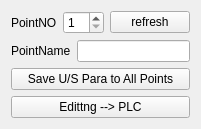
       <widget class="QWidget" name="layoutWidget_3">
        <property name="geometry">
         <rect>
          <x>0</x>
          <y>2</y>
          <width>182</width>
          <height>113</height>
         </rect>
        </property>
        <layout class="QVBoxLayout" name="verticalLayout_7">
         <item>
          <layout class="QHBoxLayout" name="horizontalLayout_17">
           <item>
            <widget class="QLabel" name="label_35">
             <property name="maximumSize">
              <size>
               <width>100</width>
               <height>30</height>
              </size>
             </property>
             <property name="font">
              <font>
               <pointsize>9</pointsize>
              </font>
             </property>
             <property name="text">
              <string>PointNO</string>
             </property>
            </widget>
           </item>
           <item>
            <widget class="QSpinBox" name="spinBox_PointNO_pointPara">
             <property name="sizePolicy">
              <sizepolicy hsizetype="Fixed" vsizetype="Fixed">
               <horstretch>0</horstretch>
               <verstretch>0</verstretch>
              </sizepolicy>
             </property>
             <property name="minimum">
              <number>1</number>
             </property>
             <property name="maximum">
              <number>16</number>
             </property>
            </widget>
           </item>
           <item>
            <widget class="QPushButton" name="btn_getPointPara">
             <property name="enabled">
              <bool>true</bool>
             </property>
             <property name="sizePolicy">
              <sizepolicy hsizetype="Fixed" vsizetype="Fixed">
               <horstretch>0</horstretch>
               <verstretch>0</verstretch>
              </sizepolicy>
             </property>
             <property name="text">
              <string>refresh</string>
             </property>
            </widget>
           </item>
          </layout>
         </item>
         <item>
          <layout class="QHBoxLayout" name="horizontalLayout_25">
           <item>
            <widget class="QLabel" name="label_55">
             <property name="text">
              <string>PointName</string>
             </property>
            </widget>
           </item>
           <item>
            <widget class="QLineEdit" name="PointName_display">
             <property name="readOnly">
              <bool>false</bool>
             </property>
            </widget>
           </item>
          </layout>
         </item>
         <item>
          <widget class="QPushButton" name="btn_setToAllPoints">
           <property name="text">
            <string>Save U/S Para to All Points</string>
           </property>
          </widget>
         </item>
         <item>
          <widget class="QPushButton" name="btn_setPointPara">
           <property name="text">
            <string>Edittng --&gt; PLC</string>
           </property>
          </widget>
         </item>
        </layout>
       </widget>
